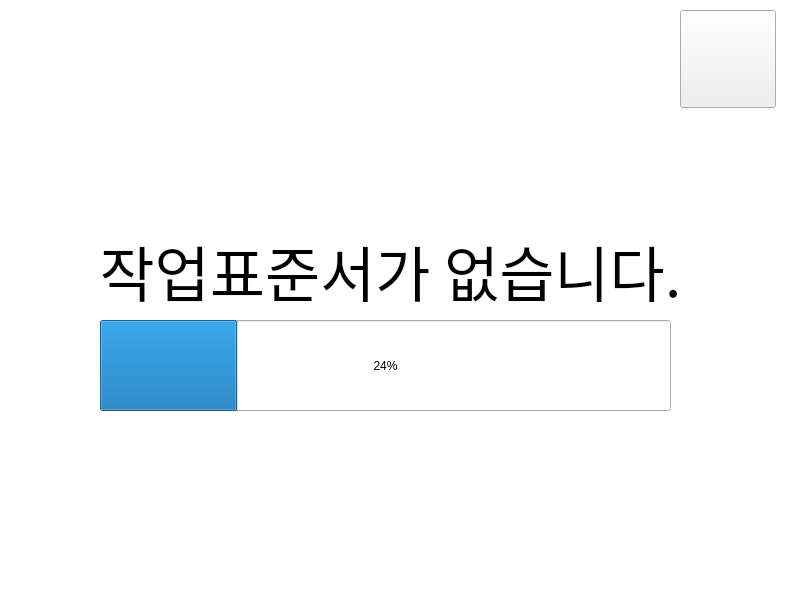
   <widget class="QGroupBox" name="grp_job_info">
    <property name="geometry">
     <rect>
      <x>0</x>
      <y>0</y>
      <width>800</width>
      <height>600</height>
     </rect>
    </property>
    <property name="title">
     <string/>
    </property>
    <widget class="QLabel" name="l_bg_4">
     <property name="geometry">
      <rect>
       <x>0</x>
       <y>0</y>
       <width>800</width>
       <height>600</height>
      </rect>
     </property>
     <property name="styleSheet">
      <string notr="true"> background-color: white;</string>
     </property>
     <property name="text">
      <string/>
     </property>
    </widget>
    <widget class="QPushButton" name="b_home_2">
     <property name="geometry">
      <rect>
       <x>680</x>
       <y>10</y>
       <width>96</width>
       <height>98</height>
      </rect>
     </property>
     <property name="palette">
      <palette>
       <active>
        <colorrole role="WindowText">
         <brush brushstyle="SolidPattern">
          <color alpha="255">
           <red>255</red>
           <green>255</green>
           <blue>255</blue>
          </color>
         </brush>
        </colorrole>
        <colorrole role="Text">
         <brush brushstyle="SolidPattern">
          <color alpha="255">
           <red>255</red>
           <green>255</green>
           <blue>255</blue>
          </color>
         </brush>
        </colorrole>
        <colorrole role="ButtonText">
         <brush brushstyle="SolidPattern">
          <color alpha="255">
           <red>255</red>
           <green>255</green>
           <blue>255</blue>
          </color>
         </brush>
        </colorrole>
       </active>
       <inactive>
        <colorrole role="WindowText">
         <brush brushstyle="SolidPattern">
          <color alpha="255">
           <red>255</red>
           <green>255</green>
           <blue>255</blue>
          </color>
         </brush>
        </colorrole>
        <colorrole role="Text">
         <brush brushstyle="SolidPattern">
          <color alpha="255">
           <red>255</red>
           <green>255</green>
           <blue>255</blue>
          </color>
         </brush>
        </colorrole>
        <colorrole role="ButtonText">
         <brush brushstyle="SolidPattern">
          <color alpha="255">
           <red>255</red>
           <green>255</green>
           <blue>255</blue>
          </color>
         </brush>
        </colorrole>
       </inactive>
       <disabled>
        <colorrole role="WindowText">
         <brush brushstyle="SolidPattern">
          <color alpha="255">
           <red>159</red>
           <green>158</green>
           <blue>158</blue>
          </color>
         </brush>
        </colorrole>
        <colorrole role="Text">
         <brush brushstyle="SolidPattern">
          <color alpha="255">
           <red>159</red>
           <green>158</green>
           <blue>158</blue>
          </color>
         </brush>
        </colorrole>
        <colorrole role="ButtonText">
         <brush brushstyle="SolidPattern">
          <color alpha="255">
           <red>159</red>
           <green>158</green>
           <blue>158</blue>
          </color>
         </brush>
        </colorrole>
       </disabled>
      </palette>
     </property>
     <property name="font">
      <font>
       <family>sunfont</family>
       <pointsize>31</pointsize>
      </font>
     </property>
     <property name="focusPolicy">
      <enum>Qt::NoFocus</enum>
     </property>
     <property name="styleSheet">
      <string notr="true">background-image:url(&quot;:/img/tuning/home.png&quot;);</string>
     </property>
     <property name="text">
      <string/>
     </property>
    </widget>
    <widget class="QLabel" name="l_img">
     <property name="geometry">
      <rect>
       <x>0</x>
       <y>0</y>
       <width>800</width>
       <height>600</height>
      </rect>
     </property>
     <property name="styleSheet">
      <string notr="true"> background-color: white;</string>
     </property>
     <property name="text">
      <string/>
     </property>
    </widget>
    <widget class="QLabel" name="l_info">
     <property name="geometry">
      <rect>
       <x>40</x>
       <y>230</y>
       <width>701</width>
       <height>81</height>
      </rect>
     </property>
     <property name="font">
      <font>
       <family>sunfont</family>
       <pointsize>45</pointsize>
      </font>
     </property>
     <property name="text">
      <string>작업표준서가 없습니다.</string>
     </property>
     <property name="alignment">
      <set>Qt::AlignCenter</set>
     </property>
    </widget>
    <widget class="QProgressBar" name="ssid_progressBar">
     <property name="geometry">
      <rect>
       <x>100</x>
       <y>320</y>
       <width>571</width>
       <height>91</height>
      </rect>
     </property>
     <property name="value">
      <number>24</number>
     </property>
    </widget>
    <zorder>l_bg_4</zorder>
    <zorder>l_img</zorder>
    <zorder>b_home_2</zorder>
    <zorder>l_info</zorder>
    <zorder>ssid_progressBar</zorder>
   </widget>
